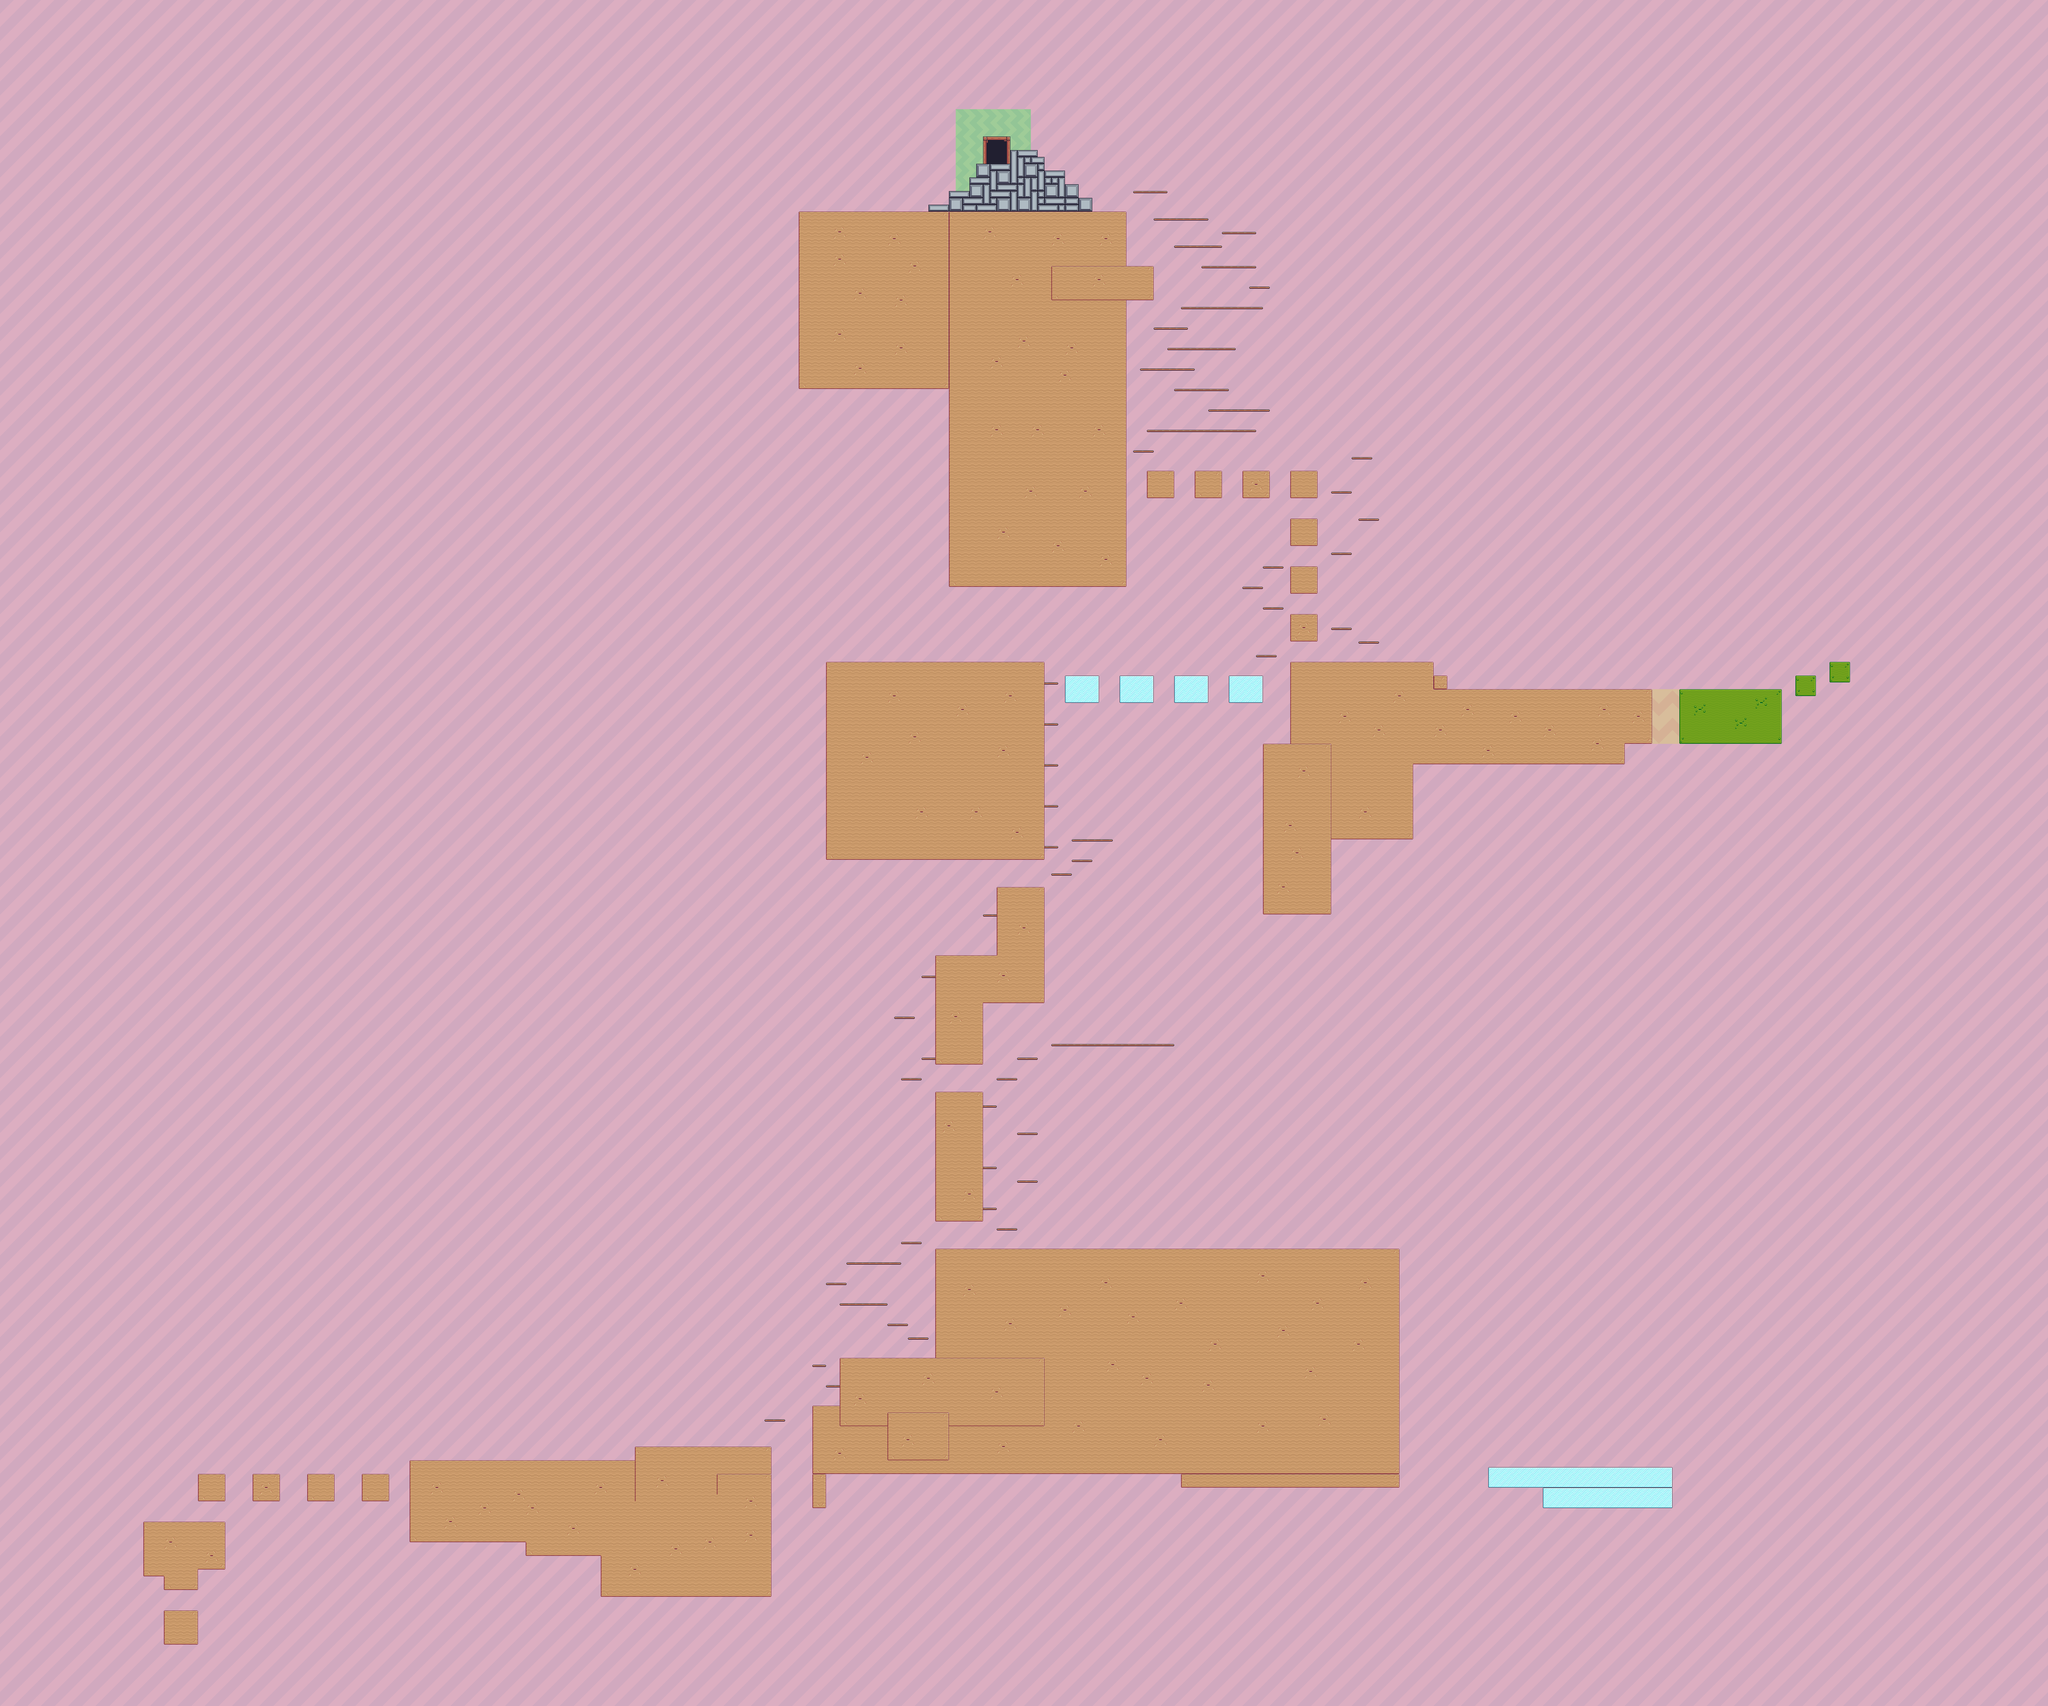

Below is a game level as drawn by its tile map, then a one-line description and the .tmx that defines it (tile-layer data replaced by summaries):
An orthogonal 300x250 tile map with 16x16 px tiles, 2 tile layers (Fondo, Plataforma), 5 tilesets and 61 objects.

<map version="1.2" tiledversion="1.2.4" orientation="orthogonal" renderorder="right-down" width="300" height="250" tilewidth="16" tileheight="16" infinite="0" nextlayerid="17" nextobjectid="67">
 <tileset firstgid="1" name="Tiles_Sand_Mud_Ice_16" tilewidth="16" tileheight="16" tilecount="55" columns="11">
  <image source="../Assets/Tiles_Sand_Mud_Ice_16.png" width="176" height="80" />
  <terraintypes>
   <terrain name="Void" tile="-1" />
   <terrain name="Sand" tile="-1" />
   <terrain name="Mud" tile="-1" />
   <terrain name="Ice" tile="-1" />
  </terraintypes>
  <tile id="0" terrain="0,0,0,1" />
  <tile id="1" terrain="0,0,1,1" />
  <tile id="2" terrain="0,0,1,0" />
  <tile id="4" terrain="0,0,0,2" />
  <tile id="5" terrain="0,0,2,2" />
  <tile id="6" terrain="0,0,2,0" />
  <tile id="8" terrain="0,0,0,3" />
  <tile id="9" terrain="0,0,3,3" />
  <tile id="10" terrain="0,0,3,0" />
  <tile id="11" terrain="0,1,0,1" />
  <tile id="12" terrain="1,1,1,1" />
  <tile id="13" terrain="1,0,1,0" />
  <tile id="15" terrain="0,2,0,2" />
  <tile id="16" terrain="2,2,2,2" />
  <tile id="17" terrain="2,0,2,0" />
  <tile id="19" terrain="0,3,0,3" />
  <tile id="20" terrain="3,3,3,3" />
  <tile id="21" terrain="3,0,3,0" />
  <tile id="22" terrain="0,1,0,0" />
  <tile id="23" terrain="1,1,0,0" />
  <tile id="24" terrain="1,0,0,0" />
  <tile id="26" terrain="0,2,0,0" />
  <tile id="27" terrain="2,2,0,0" />
  <tile id="28" terrain="2,0,0,0" />
  <tile id="30" terrain="0,3,0,0" />
  <tile id="31" terrain="3,3,0,0" />
  <tile id="32" terrain="3,0,0,0" />
  <tile id="46" terrain="0,0,0,0" />
 </tileset>
 <tileset firstgid="56" name="Terrain_16" tilewidth="16" tileheight="16" tilecount="242" columns="22">
  <image source="../Assets/Terrain_16.png" width="352" height="176" />
 </tileset>
 <tileset firstgid="298" name="Background_Brown" tilewidth="16" tileheight="16" tilecount="16" columns="4">
  <image source="../Assets/Background_Brown.png" width="64" height="64" />
 </tileset>
 <tileset firstgid="314" name="Background_Green" tilewidth="16" tileheight="16" tilecount="16" columns="4">
  <image source="../Assets/Background_Green.png" width="64" height="64" />
 </tileset>
 <tileset firstgid="330" name="Background_Pink" tilewidth="16" tileheight="16" tilecount="16" columns="4">
  <image source="../Assets/Background_Pink.png" width="64" height="64" />
 </tileset>
 <layer id="9" name="Fondo" width="300" height="250">
  <data>[75000 cells, 75000 non-empty, 16 distinct tile ids]</data>
 </layer>
 <layer id="10" name="Plataforma" width="300" height="250">
  <data>[75000 cells, 9115 non-empty, 76 distinct tile ids]</data>
 </layer>
 <objectgroup id="11" name="Platform_col" />
 <objectgroup id="12" name="Wall_col">
  <object id="9" x="2224.5" y="450" width="15.5" height="61" />
  <object id="10" x="2176.5" y="481" width="15.5" height="31" />
  <object id="11" x="2272" y="416.5" width="16" height="47.5" />
  <object id="12" x="2288.5" y="385" width="15.5" height="47" />
  <object id="13" x="2367.5" y="353" width="16" height="46.5" />
  <object id="14" x="2416" y="353.5" width="15" height="30" />
  <object id="15" x="2431.5" y="369.5" width="16" height="46" />
  <object id="16" x="2480" y="401" width="15.5" height="46.5" />
  <object id="17" x="2512" y="433" width="15.5" height="47" />
  <object id="18" x="2544" y="465" width="15.5" height="46.5" />
  <object id="19" x="2624" y="497" width="15.5" height="142.5" />
  <object id="20" x="2688" y="624.5" width="15.5" height="77.5" />
  <object id="21" x="2623.5" y="688.5" width="16" height="685.5" />
  <object id="22" x="1872.5" y="496.5" width="15.5" height="413.5" />
  <object id="23" x="2224" y="896" width="16" height="478" />
  <object id="24" x="2688.33" y="1104.33" width="15.6667" height="62.3333" />
  <object id="25" x="2736" y="1105" width="15.6667" height="61.3333" />
  <object id="26" x="2800.33" y="1105" width="15.6667" height="62" />
  <object id="27" x="2848" y="1105" width="15.6667" height="61.3333" />
  <object id="28" x="2912.33" y="1105.33" width="15.6667" height="61.3333" />
  <object id="29" x="2960" y="1104.67" width="15.3333" height="62" />
  <object id="30" x="3024.33" y="1105" width="16" height="61.6667" />
  <object id="31" x="3071.67" y="1105" width="15.6667" height="61.6667" />
  <object id="32" x="3023.67" y="1217" width="16.3333" height="61.3333" />
  <object id="33" x="3071.67" y="1217" width="16" height="61.3333" />
  <object id="34" x="3024.33" y="1329" width="15.6667" height="61.6667" />
  <object id="35" x="3072" y="1329" width="15.6667" height="61.6667" />
  <object id="36" x="3024" y="1441" width="16" height="61.3333" />
  <object id="37" x="3072" y="1441" width="15.6667" height="61.6667" />
  <object id="38" x="2880.33" y="1585" width="15.6667" height="61.6667" />
  <object id="39" x="2944" y="1585" width="15.6667" height="61.6667" />
  <object id="40" x="3024.33" y="1552.67" width="15.6667" height="207.333" />
  <object id="41" x="2960.33" y="1744.67" width="15.6667" height="398" />
  <object id="42" x="3104" y="1936" width="15.6667" height="207" />
  <object id="45" x="3295.67" y="1760" width="16" height="206.333" />
  <object id="46" x="3344" y="1553" width="15.6667" height="46.6667" />
  <object id="47" x="3376" y="1585" width="15.6667" height="46.3333" />
  <object id="48" x="3792" y="1728" width="15.6667" height="62.6667" />
  <object id="49" x="3856" y="1617" width="15.6667" height="125.667" />
  <object id="50" x="3936.33" y="1616.67" width="15.6667" height="126" />
  <object id="51" x="4159.67" y="1616.67" width="16" height="126" />
  <object id="52" x="4208" y="1585" width="16" height="45.6667" />
  <object id="53" x="4239.67" y="1584.33" width="15.6667" height="46.6667" />
  <object id="54" x="4288" y="1552.67" width="16" height="46.6667" />
  <object id="55" x="4320" y="1552.67" width="15.6667" height="46" />
  <object id="56" x="2496.33" y="1584.67" width="15.6667" height="62.3333" />
  <object id="57" x="2560" y="1584.67" width="15.6667" height="62" />
  <object id="58" x="2624.33" y="1584.67" width="15.6667" height="62" />
  <object id="59" x="2816" y="1585" width="15.6667" height="61.6667" />
  <object id="60" x="2752" y="1585" width="16" height="61.6667" />
  <object id="61" x="2688" y="1584.33" width="15.6667" height="63" />
  <object id="62" x="1936" y="1552.33" width="16" height="462.333" />
  <object id="63" x="2432.33" y="1553" width="15.3333" height="461.667" />
  <object id="64" x="2336.33" y="2081" width="15.6667" height="175.667" />
  <object id="65" x="2432" y="2080.67" width="15.6667" height="270" />
 </objectgroup>
 <objectgroup id="13" name="Salida" visible="0">
  <object id="8" x="2312.5" y="328.5" width="46.5" height="55.5" />
 </objectgroup>
 <objectgroup id="15" name="Muerte_temporal" visible="0">
  <object id="2" x="16" y="3904" width="4768" height="32" />
 </objectgroup>
 <objectgroup id="16" name="Muerte_limites" visible="0">
  <object id="3" x="4768" y="7" width="28" height="3989" />
  <object id="5" x="4" y="6" width="4791" height="25" />
  <object id="6" x="5" y="8" width="27" height="3987" />
  <object id="7" x="4" y="3967" width="4792" height="29" />
 </objectgroup>
</map>
